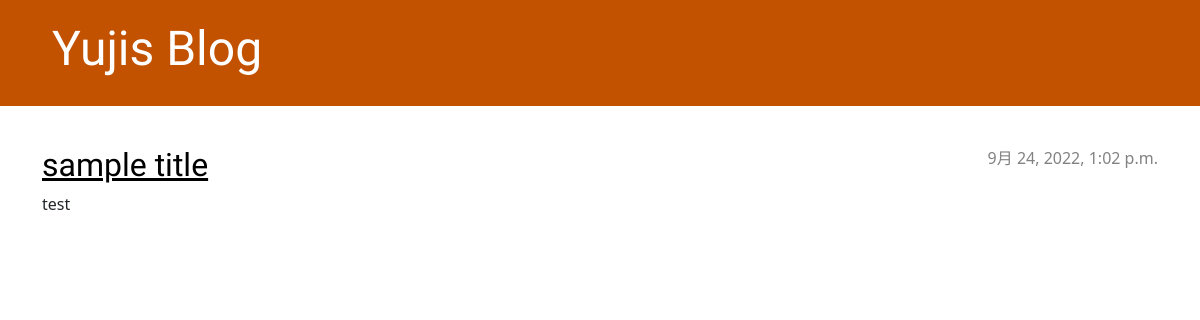
The app's page /, older data.
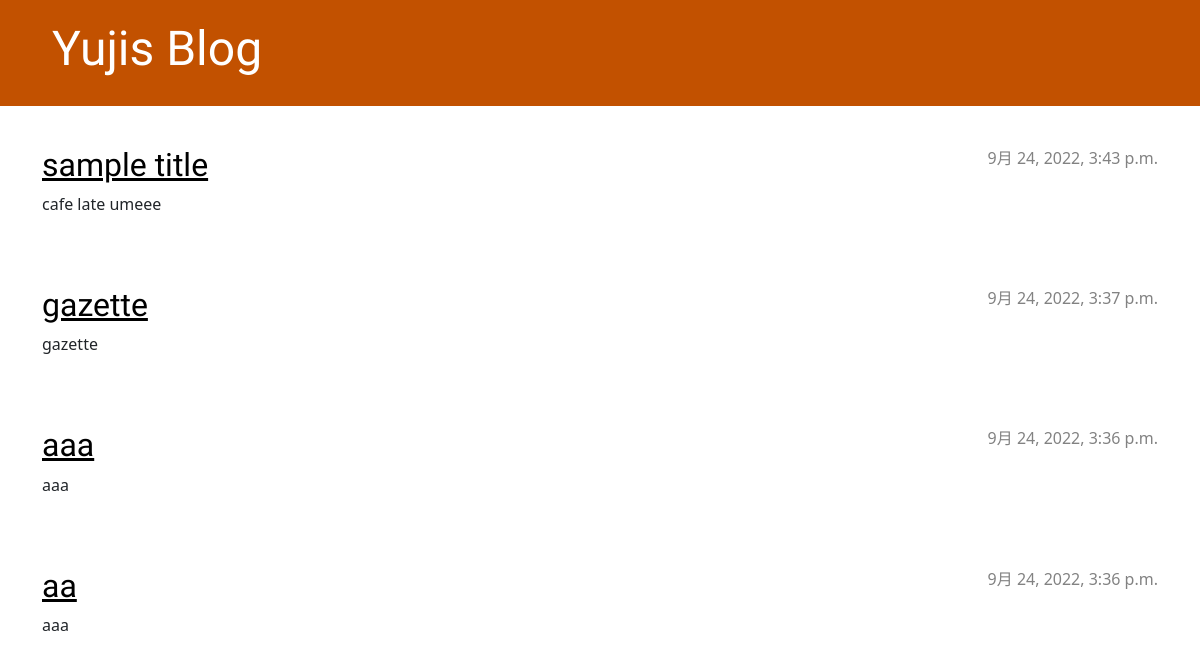
The same page, newer data.
### blog/models.py (models this page shows, shortened)
class Post(models.Model):
    author = models.ForeignKey(settings.AUTH_USER_MODEL, on_delete=models.CASCADE)
    title = models.CharField(max_length=200)
    text = models.TextField()
    created_date = models.DateTimeField(default=timezone.now)
    published_date = models.DateTimeField(blank=True, null=True)

### blog/views.py (the view)
# urls.py: path('', views.post_list, name='post_list'),
def post_list(request):
    posts = Post.objects.filter(published_date__lte=timezone.now()).order_by('-published_date')
    return render(request, 'blog/post_list.html', {'posts': posts})

### blog/templates/blog/post_list.html
{% extends 'blog/base.html' %}
{% block content %}
    {% for post in posts %}
        <article class="post">
            <time class="date">
                {{ post.published_date }}
            </time>
            <h2><a href="{% url 'post_detail' pk=post.pk %}">{{ post.title }}</a></h2>
            <p>{{ post.text|linebreaksbr }}</p>
        </article>
    {% endfor %}
{% endblock %}

Row changes from the older to the newer data that the page shows:
changed Post "sample title": published_date "9月 24, 2022, 1:02 p.m." → "9月 24, 2022, 3:43 p.m."; text "test" → "cafe late umeee"
added Post: published_date "9月 24, 2022, 3:37 p.m.", title "gazette", text "gazette"
added Post: published_date "9月 24, 2022, 3:36 p.m.", title "aaa", text "aaa"
added Post: published_date "9月 24, 2022, 3:36 p.m.", title "aa", text "aaa"
